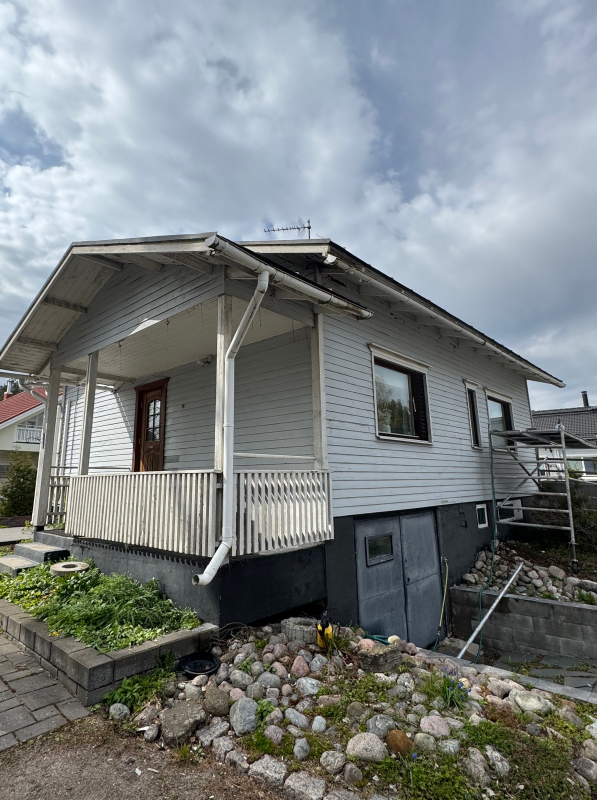
#> input picture alkuperaiset/talon-maalaus-hameenkyro-tummansininen-puutalo-ennen.jpg, 1790 x 2400 px (shown at 1/3 size); its folder holds only this picture in this run
$ python lisaa_kuva.py ../alkuperaiset/talon-maalaus-hameenkyro-tummansininen-puutalo-ennen.jpg ../alkuperaiset/talon-maalaus-hameenkyro-tummansininen-puutalo-jalkeen.jpg
#> lines starting #> are read from the running program, lines starting #| are printed output that depends on the picture
#!/usr/bin/env python3
"""Tekee alkuperäisestä valokuvasta sivuston responsiiviset WebP- ja AVIF-koot.

Käyttö:
    python3 scripts/lisaa_kuva.py <alkuperäinen kuva> <perusnimi> [--avif] [--alkuperainen]

Esimerkki:
    python3 scripts/lisaa_kuva.py ~/GitHub/uudet-kuvat/IMG_1234.HEIC tiilikaton-pinnoitus-lempaala-punainen-tiilikatto-jalkeen --avif --alkuperainen

Tulos: public/images/Pictures-400|600|800|1200/<perusnimi>-<leveys>.webp ja lisäksi
Pictures-1500, jos alkuperäinen on vähintään 1500 px leveä. Kuvaa käytetään
koodissa perusnimellä (ResponsiveImage, getResponsiveSrcSet).

--avif tekee samoihin kansioihin myös <perusnimi>-<leveys>.avif (laatu 56, hidas ja tarkka
libaom-koodaus) ja päivittää luettelon src/data/avifkuvat.ts. Selain valitsee AVIF:n
<picture>-elementin kautta (AvifKuva), ja WebP jää varamuodoksi. Laatu 56 on mitattu
laatu–koko-käyrän taitekohta (30.10.2026, docs/kuvien-uudelleennimeys-2026-10-30.md).
--vain-avif tekee AVIF-koot olemassa olevalle kuvalle koskematta WebP-tiedostoihin.

--alkuperainen tallentaa täysikokoisen version (pidempi sivu enintään 2400 px, JPEG) kansioon
alkuperaiset/ repon juureen. Sitä ei julkaista; se on lähde, josta koot voi tehdä uudelleen.

Sijainti- ja muut metatiedot (EXIF) eivät siirry tuloskuviin. iPhonen Display P3
-värit muunnetaan sRGB:ksi, muuten värit haalistuvat. Olemassa olevaa tiedostoa
ei korvata ilman valitsinta --korvaa.
"""
import argparse
import io
import re
import subprocess
import sys
import tempfile
from pathlib import Path

from PIL import Image, ImageCms, ImageOps

PAKOLLISET = (400, 600, 800, 1200)
VALINNAINEN = 1500
LAATU = 70
AVIF_LAATU = 56
AVIF_NOPEUS = 2
ALKUPERAINEN_PITKA_SIVU = 2400
ALKUPERAINEN_LAATU = 88
JUURI = Path(__file__).resolve().parent.parent
ALKUPERAISET = JUURI / "alkuperaiset"
AVIF_LUETTELO = JUURI / "src" / "data" / "avifkuvat.ts"


def siisti_nimi(nimi: str) -> str:
    nimi = nimi.strip().lower()
    for a, b in (("ä", "a"), ("ö", "o"), ("å", "a")):
        nimi = nimi.replace(a, b)
    nimi = re.sub(r"[^a-z0-9]+", "-", nimi).strip("-")
    return nimi


def avaa(polku: Path) -> Image.Image:
    """Avaa kuvan. iPhonen HEIC muunnetaan ensin macOS:n sips-työkalulla."""
    if polku.suffix.lower() in (".heic", ".heif"):
        tmp = Path(tempfile.mkdtemp()) / "kuva.jpg"
        subprocess.run(
            ["sips", "-s", "format", "jpeg", "-s", "formatOptions", "best", str(polku), "--out", str(tmp)],
            check=True,
            capture_output=True,
        )
        polku = tmp
    kuva = Image.open(polku)
#> kuva is the input picture: PIL image 1790x2400 RGB; mean R, G, B 122.5, 128.5, 129.5
    kuva = ImageOps.exif_transpose(kuva)
    icc = kuva.info.get("icc_profile")
    if icc:
        kuva = ImageCms.profileToProfile(
            kuva, ImageCms.ImageCmsProfile(io.BytesIO(icc)), ImageCms.createProfile("sRGB"), outputMode="RGB"
        )
    return kuva.convert("RGB")


def kirjoita_avif_luettelo(kohde: Path) -> None:
    """Kirjoittaa src/data/avifkuvat.ts: kuvat, joilla on AVIF-versio 1200 px:n kansiossa."""
    nimet = sorted(p.name[: -len("-1200.avif")] for p in (kohde / "Pictures-1200").glob("*-1200.avif"))
    rivit = "\n".join(f'  "{n}",' for n in nimet)
    AVIF_LUETTELO.write_text(
        "/**\n"
        " * GENEROITU TIEDOSTO: scripts/lisaa_kuva.py --avif kirjoittaa tämän, älä muokkaa käsin.\n"
        " * Kuvat, joilla on AVIF-versiot (<perusnimi>-<leveys>.avif samoissa kansioissa kuin WebP).\n"
        " * src/lib/storage.ts ja AvifKuva lisäävät niille <picture>-elementin AVIF-lähteen.\n"
        " */\n"
        f"export const avifKuvat: readonly string[] = [\n{rivit}\n];\n",
        encoding="utf-8",
        newline="\n",
    )


def main() -> int:
    parser = argparse.ArgumentParser(description="Tee kuvasta sivuston WebP- ja AVIF-koot.")
    parser.add_argument("alkuperainen", type=Path)
    parser.add_argument("perusnimi")
    parser.add_argument("--korvaa", action="store_true", help="korvaa samannimiset tiedostot")
    parser.add_argument("--avif", action="store_true", help="tee myös AVIF-koot")
    parser.add_argument("--vain-avif", action="store_true", help="tee vain AVIF-koot, älä koske WebP-tiedostoihin")
    parser.add_argument(
        "--alkuperainen",
        dest="tallenna_alkuperainen",
        action="store_true",
        help="tallenna täysikokoinen lähdekuva kansioon alkuperaiset/ (ei julkaista)",
    )
    parser.add_argument("--laatu", type=int, default=LAATU, help=f"WebP-laatu (oletus {LAATU})")
    parser.add_argument(
        "--kohde",
        type=Path,
        default=JUURI / "public" / "images",
        help="kohdekansio (oletus public/images)",
    )
    args = parser.parse_args()
    tee_webp = not args.vain_avif
    tee_avif = args.avif or args.vain_avif

    if not args.alkuperainen.is_file():
        print(f"Kuvaa ei löydy: {args.alkuperainen}")
        return 1
    nimi = siisti_nimi(args.perusnimi)
    if not nimi:
        print("Perusnimi on tyhjä. Käytä kuvaavaa nimeä, esim. punainen-tiilikatto-jalkeen.")
        return 1

    kuva = avaa(args.alkuperainen)
    leveys, korkeus = kuva.size
#> leveys = 1790; korkeus = 2400
    if leveys < max(PAKOLLISET):
        print(f"Kuva on liian pieni: {leveys} px leveä, tarvitaan vähintään {max(PAKOLLISET)} px.")
        return 1

    leveydet = list(PAKOLLISET) + ([VALINNAINEN] if leveys >= VALINNAINEN else [])
#> leveydet = [400, 600, 800, 1200, 1500]
    kohteet = []
    if tee_webp:
        kohteet += [(w, args.kohde / f"Pictures-{w}" / f"{nimi}-{w}.webp") for w in leveydet]
    if tee_avif:
        kohteet += [(w, args.kohde / f"Pictures-{w}" / f"{nimi}-{w}.avif") for w in leveydet]
    alkuperainen = ALKUPERAISET / f"{nimi}.jpg"
    olemassa = [p for _, p in kohteet if p.exists()]
#> olemassa = []
    if args.tallenna_alkuperainen and alkuperainen.exists():
        olemassa.append(alkuperainen)
    if olemassa and not args.korvaa:
        print("Samanniminen kuva on jo olemassa, valitse toinen nimi tai käytä valitsinta --korvaa:")
        for p in olemassa:
            print(f"  {p}")
        return 1

    for w, polku in kohteet:
        h = round(korkeus * w / leveys)
        polku.parent.mkdir(parents=True, exist_ok=True)
        pienennetty = kuva.resize((w, h), Image.LANCZOS)
        if polku.suffix == ".avif":
            pienennetty.save(polku, "AVIF", quality=AVIF_LAATU, speed=AVIF_NOPEUS, codec="aom")
        else:
            pienennetty.save(polku, "WEBP", quality=args.laatu, method=6)
        print(f"{polku.relative_to(args.kohde)}  {w}x{h}  {polku.stat().st_size // 1024} kt")
#> this loop made 5 passes
#> pass 1, in main, `pienennetty = kuva.resize((w, h), Image.LANCZOS)`:
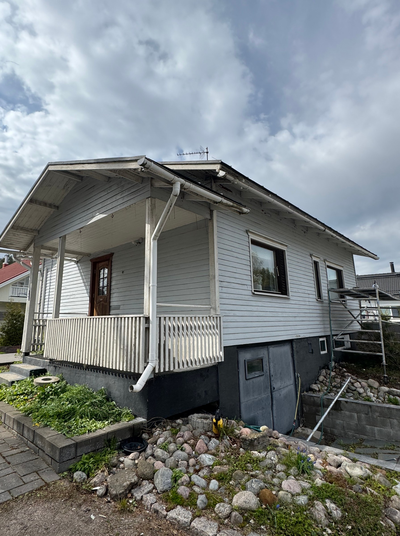
#> pienennetty: PIL image 400x536 RGB; mean R, G, B 122.5, 128.5, 129.5
#> pass 2, in main, `pienennetty = kuva.resize((w, h), Image.LANCZOS)`:
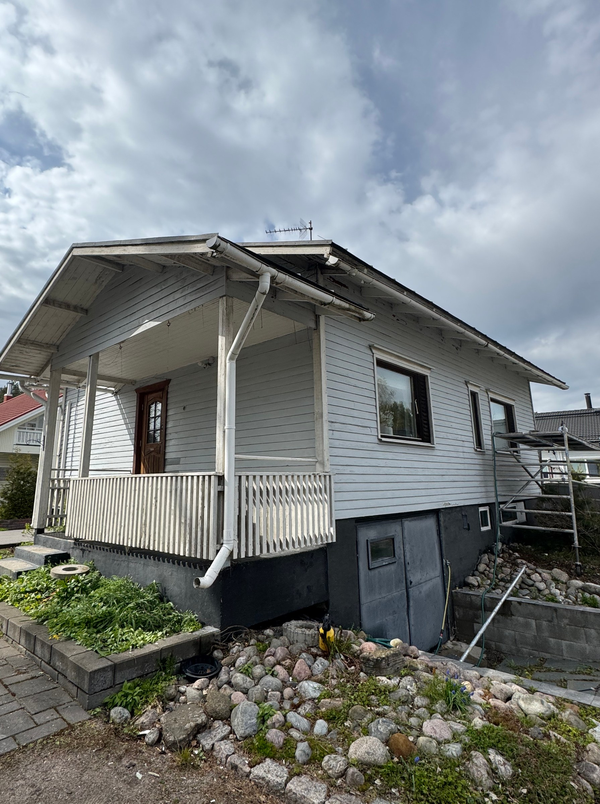
#> pienennetty: PIL image 600x804 RGB; mean R, G, B 122.5, 128.5, 129.5
    if tee_avif:
        kirjoita_avif_luettelo(args.kohde)

    if args.tallenna_alkuperainen:
        k = min(1.0, ALKUPERAINEN_PITKA_SIVU / max(leveys, korkeus))
        koko = (round(leveys * k), round(korkeus * k))
        alkuperainen.parent.mkdir(parents=True, exist_ok=True)
        kuva.resize(koko, Image.LANCZOS).save(
            alkuperainen, "JPEG", quality=ALKUPERAINEN_LAATU, optimize=True, progressive=True
        )
        print(f"{alkuperainen.relative_to(JUURI)}  {koko[0]}x{koko[1]}  {alkuperainen.stat().st_size // 1024} kt")

    print(f"\nValmis. Perusnimi koodissa: {nimi}")
    if VALINNAINEN not in leveydet:
        print(f"Huom: alkuperäinen on alle {VALINNAINEN} px leveä, joten {VALINNAINEN} px versiota ei tehty.")
    return 0


if __name__ == "__main__":
    sys.exit(main())
#> (the program exits here)

$ run again, on alkuperaiset/talon-maalaus-julkisivun-ja-ikkunoiden-suojaus.jpg
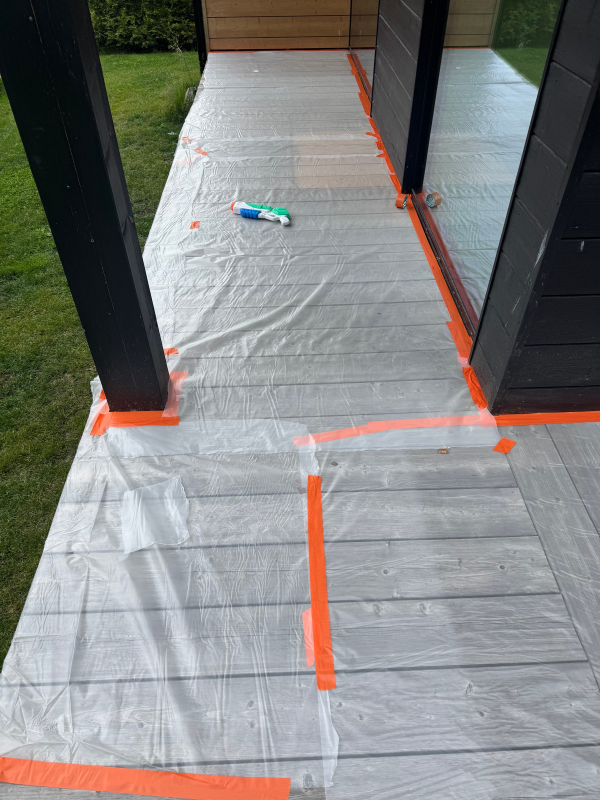
#> input picture alkuperaiset/talon-maalaus-julkisivun-ja-ikkunoiden-suojaus.jpg, 1800 x 2400 px (shown at 1/3 size)
#> in avaa, kuva is the input picture: PIL image 1800x2400 RGB; mean R, G, B 132.6, 132.4, 130.1
#> the loop in main, `for w, polku in kohteet:` made 5 passes
#> pass 1, in main, `pienennetty = kuva.resize((w, h), Image.LANCZOS)`:
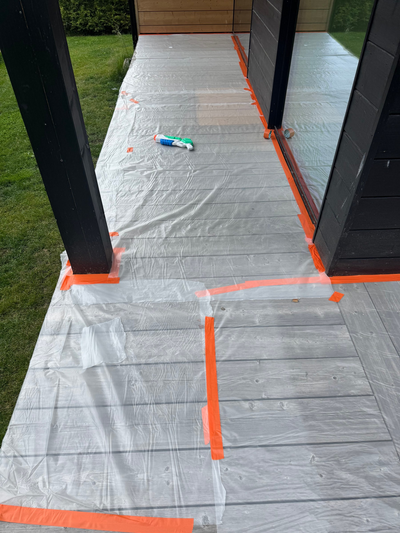
#> pienennetty: PIL image 400x533 RGB; mean R, G, B 132.6, 132.4, 130.1

$ run again, on alkuperaiset/talon-maalaus-pirkanmaa-keltainen-ulkoverhous-huoltomaalaus-ennen.jpg
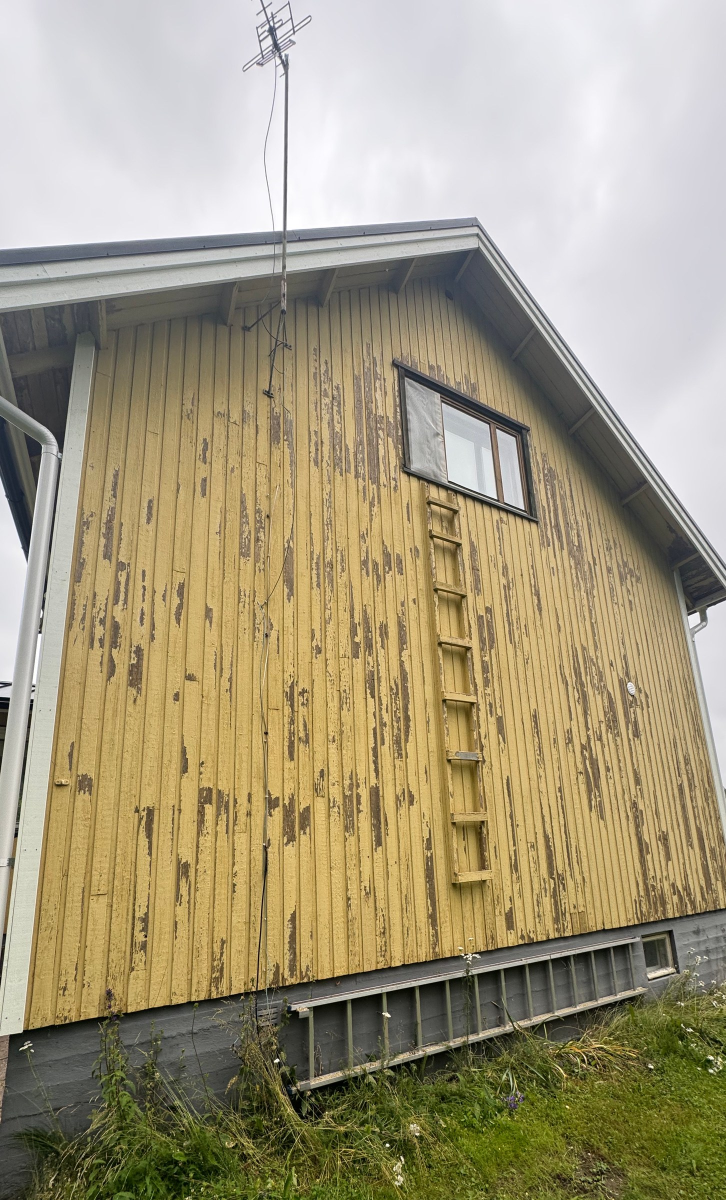
#> input picture alkuperaiset/talon-maalaus-pirkanmaa-keltainen-ulkoverhous-huoltomaalaus-ennen.jpg, 1452 x 2400 px (shown at 1/2 size)
#> in avaa, kuva is the input picture: PIL image 1452x2400 RGB; mean R, G, B 164.3, 154.2, 126.2
#> the loop in main, `for w, polku in kohteet:` made 4 passes
#> pass 1, in main, `pienennetty = kuva.resize((w, h), Image.LANCZOS)`:
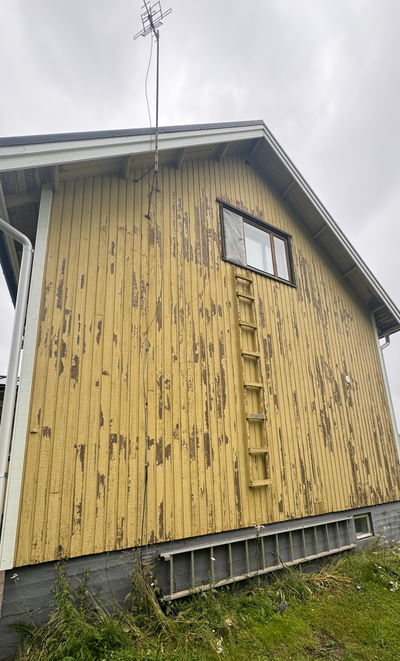
#> pienennetty: PIL image 400x661 RGB; mean R, G, B 164.3, 154.2, 126.2

$ run again, on alkuperaiset/talon-maalaus-pirkanmaa-keltainen-ulkoverhous-huoltomaalaus-jalkeen.jpg
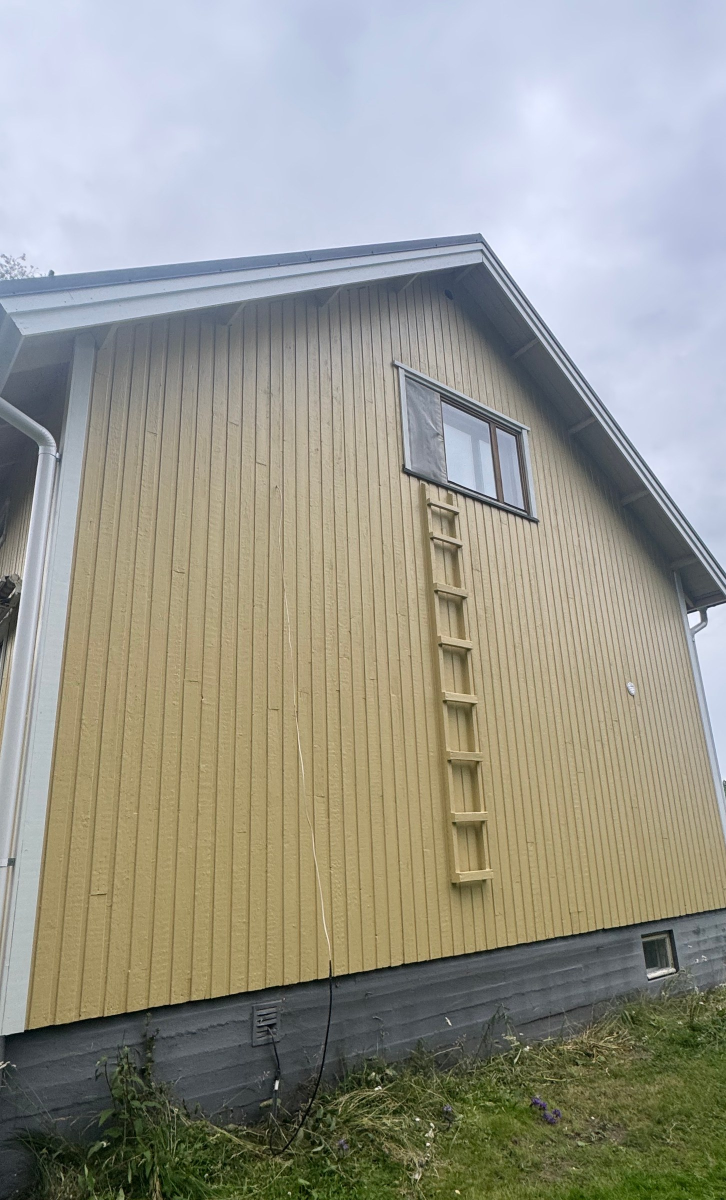
#> input picture alkuperaiset/talon-maalaus-pirkanmaa-keltainen-ulkoverhous-huoltomaalaus-jalkeen.jpg, 1452 x 2400 px (shown at 1/2 size)
#> in avaa, kuva is the input picture: PIL image 1452x2400 RGB; mean R, G, B 153.4, 152.8, 142.4
#> the loop in main, `for w, polku in kohteet:` made 4 passes
#> pass 1, in main, `pienennetty = kuva.resize((w, h), Image.LANCZOS)`:
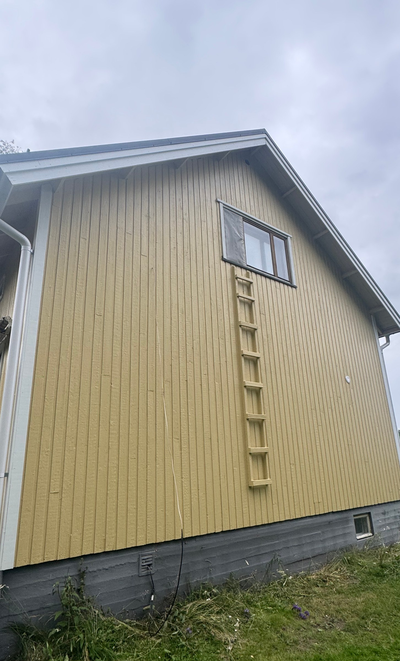
#> pienennetty: PIL image 400x661 RGB; mean R, G, B 153.4, 152.8, 142.4

$ run again, on alkuperaiset/talon-maalaus-hameenkyro-tummansininen-puutalo-jalkeen.jpg
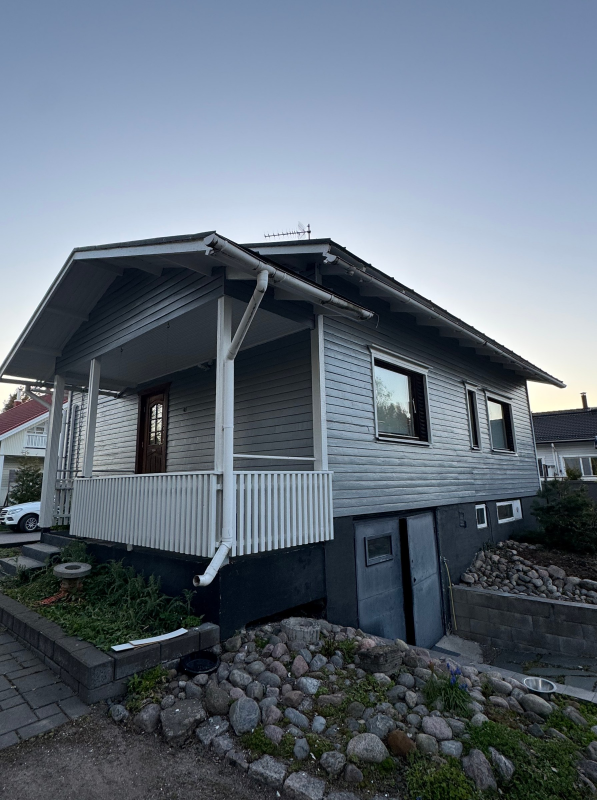
#> input picture alkuperaiset/talon-maalaus-hameenkyro-tummansininen-puutalo-jalkeen.jpg, 1790 x 2400 px (shown at 1/3 size)
#> in avaa, kuva is the input picture: PIL image 1790x2400 RGB; mean R, G, B 97.1, 108.3, 120.6
#> the loop in main, `for w, polku in kohteet:` made 5 passes
#> pass 1, in main, `pienennetty = kuva.resize((w, h), Image.LANCZOS)`:
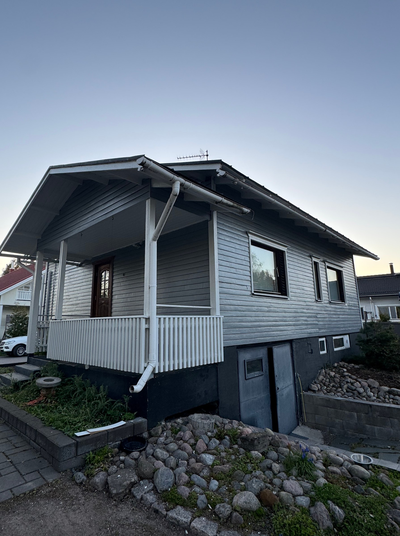
#> pienennetty: PIL image 400x536 RGB; mean R, G, B 97.1, 108.3, 120.6
